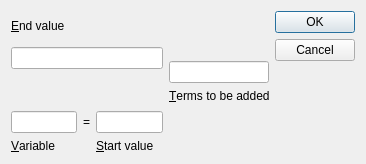
<ui version="4.0" >
 <class>SumDialog</class>
 <widget class="QDialog" name="SumDialog" >
  <property name="geometry" >
   <rect>
    <x>0</x>
    <y>0</y>
    <width>366</width>
    <height>164</height>
   </rect>
  </property>
  <property name="windowTitle" >
   <string>Define Sum</string>
  </property>
  <layout class="QHBoxLayout" name="horizontalLayout_2" >
   <item>
    <layout class="QVBoxLayout" name="verticalLayout" >
     <item>
      <widget class="QLabel" name="label" >
       <property name="text" >
        <string>&amp;End value</string>
       </property>
       <property name="buddy" >
        <cstring>editTo</cstring>
       </property>
      </widget>
     </item>
     <item>
      <widget class="QLineEdit" name="editTo" />
     </item>
     <item>
      <layout class="QHBoxLayout" name="horizontalLayout" >
       <item>
        <spacer name="horizontalSpacer" >
         <property name="orientation" >
          <enum>Qt::Horizontal</enum>
         </property>
         <property name="sizeHint" stdset="0" >
          <size>
           <width>40</width>
           <height>20</height>
          </size>
         </property>
        </spacer>
       </item>
       <item>
        <widget class="QLabel" name="label_2" >
         <property name="text" >
          <string/>
         </property>
         <property name="pixmap" >
          <pixmap resource="../mathguide.qrc" >:/img/large-sigma.png</pixmap>
         </property>
        </widget>
       </item>
       <item>
        <spacer name="horizontalSpacer_3" >
         <property name="orientation" >
          <enum>Qt::Horizontal</enum>
         </property>
         <property name="sizeHint" stdset="0" >
          <size>
           <width>40</width>
           <height>20</height>
          </size>
         </property>
        </spacer>
       </item>
      </layout>
     </item>
     <item>
      <layout class="QGridLayout" name="gridLayout" >
       <item row="0" column="0" >
        <widget class="QLineEdit" name="editVar" />
       </item>
       <item row="0" column="1" >
        <widget class="QLabel" name="label_3" >
         <property name="text" >
          <string>=</string>
         </property>
         <property name="alignment" >
          <set>Qt::AlignCenter</set>
         </property>
        </widget>
       </item>
       <item row="0" column="2" >
        <widget class="QLineEdit" name="editFrom" />
       </item>
       <item row="1" column="0" >
        <widget class="QLabel" name="label_4" >
         <property name="text" >
          <string>&amp;Variable</string>
         </property>
         <property name="buddy" >
          <cstring>editVar</cstring>
         </property>
        </widget>
       </item>
       <item row="1" column="2" >
        <widget class="QLabel" name="label_5" >
         <property name="text" >
          <string>&amp;Start value</string>
         </property>
         <property name="buddy" >
          <cstring>editFrom</cstring>
         </property>
        </widget>
       </item>
      </layout>
     </item>
    </layout>
   </item>
   <item>
    <layout class="QVBoxLayout" name="verticalLayout_2" >
     <item>
      <spacer name="verticalSpacer" >
       <property name="orientation" >
        <enum>Qt::Vertical</enum>
       </property>
       <property name="sizeHint" stdset="0" >
        <size>
         <width>20</width>
         <height>40</height>
        </size>
       </property>
      </spacer>
     </item>
     <item>
      <widget class="QLineEdit" name="editTerm" />
     </item>
     <item>
      <widget class="QLabel" name="label_6" >
       <property name="text" >
        <string>&amp;Terms to be added</string>
       </property>
       <property name="buddy" >
        <cstring>editTerm</cstring>
       </property>
      </widget>
     </item>
     <item>
      <spacer name="verticalSpacer_2" >
       <property name="orientation" >
        <enum>Qt::Vertical</enum>
       </property>
       <property name="sizeHint" stdset="0" >
        <size>
         <width>20</width>
         <height>40</height>
        </size>
       </property>
      </spacer>
     </item>
    </layout>
   </item>
   <item>
    <widget class="QDialogButtonBox" name="buttonBox" >
     <property name="orientation" >
      <enum>Qt::Vertical</enum>
     </property>
     <property name="standardButtons" >
      <set>QDialogButtonBox::Cancel|QDialogButtonBox::Ok</set>
     </property>
    </widget>
   </item>
  </layout>
 </widget>
 <resources>
  <include location="../mathguide.qrc" />
 </resources>
 <connections>
  <connection>
   <sender>buttonBox</sender>
   <signal>accepted()</signal>
   <receiver>SumDialog</receiver>
   <slot>accept()</slot>
   <hints>
    <hint type="sourcelabel" >
     <x>248</x>
     <y>254</y>
    </hint>
    <hint type="destinationlabel" >
     <x>157</x>
     <y>274</y>
    </hint>
   </hints>
  </connection>
  <connection>
   <sender>buttonBox</sender>
   <signal>rejected()</signal>
   <receiver>SumDialog</receiver>
   <slot>reject()</slot>
   <hints>
    <hint type="sourcelabel" >
     <x>316</x>
     <y>260</y>
    </hint>
    <hint type="destinationlabel" >
     <x>286</x>
     <y>274</y>
    </hint>
   </hints>
  </connection>
 </connections>
</ui>
